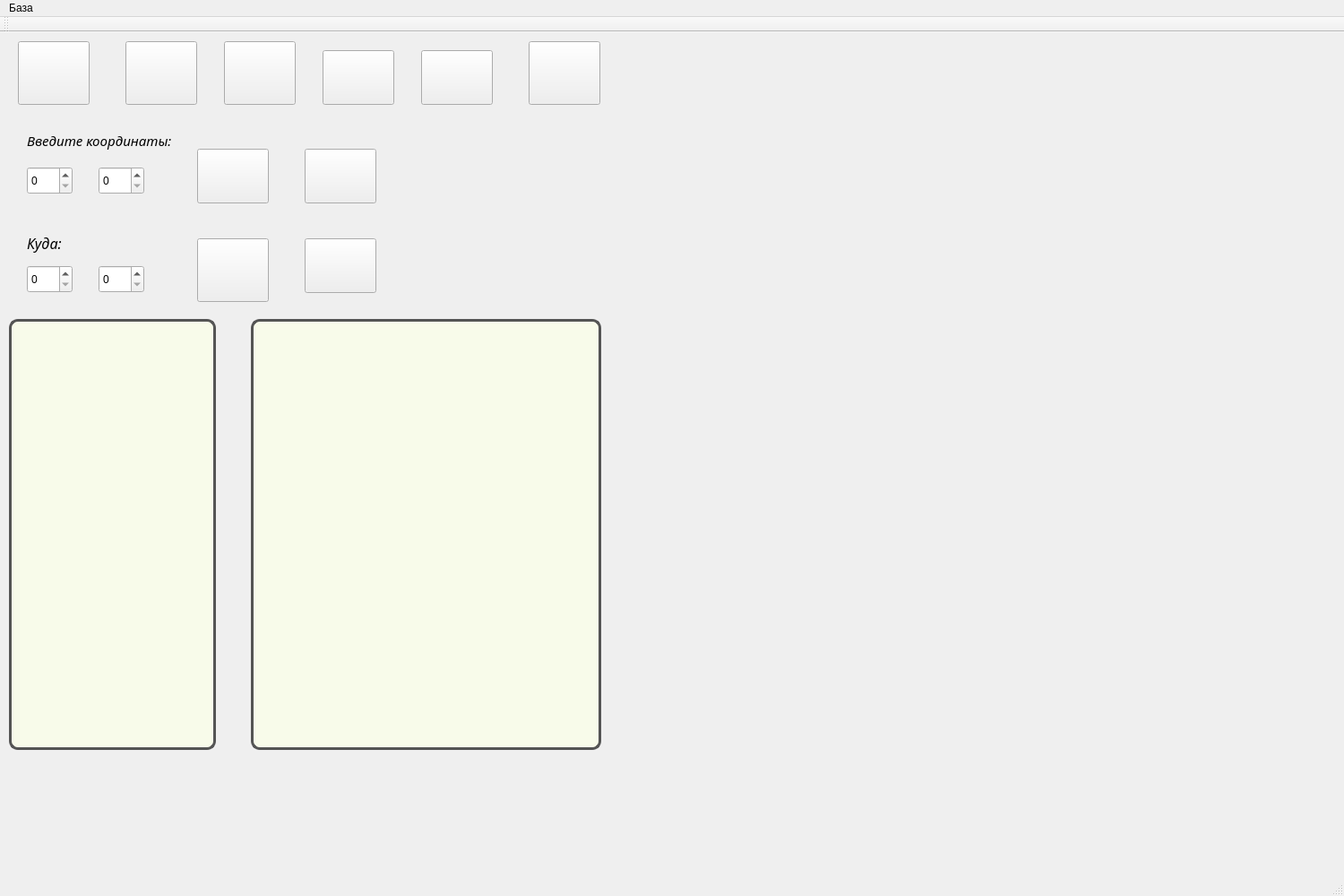
<?xml version="1.0" encoding="UTF-8"?>
<ui version="4.0">
 <class>MainWindow</class>
 <widget class="QMainWindow" name="MainWindow">
  <property name="geometry">
   <rect>
    <x>0</x>
    <y>0</y>
    <width>1500</width>
    <height>1000</height>
   </rect>
  </property>
  <property name="windowTitle">
   <string>MainWindow</string>
  </property>
  <widget class="QWidget" name="centralWidget">
   <widget class="QPushButton" name="add_green_dr">
    <property name="geometry">
     <rect>
      <x>20</x>
      <y>10</y>
      <width>80</width>
      <height>71</height>
     </rect>
    </property>
    <property name="cursor">
     <cursorShape>PointingHandCursor</cursorShape>
    </property>
    <property name="toolTip">
     <string>&lt;!DOCTYPE HTML PUBLIC &quot;-//W3C//DTD HTML 4.0//EN&quot; &quot;http://www.w3.org/TR/REC-html40/strict.dtd&quot;&gt;
&lt;html&gt;&lt;head&gt;&lt;meta name=&quot;qrichtext&quot; content=&quot;1&quot; /&gt;&lt;style type=&quot;text/css&quot;&gt;
p, li { white-space: pre-wrap; }
&lt;/style&gt;&lt;/head&gt;&lt;body style=&quot; font-family:'Georgia Pro Cond Light'; font-size:8pt; font-weight:400; font-style:normal;&quot;&gt;
&lt;p style=&quot; margin-top:12px; margin-bottom:12px; margin-left:0px; margin-right:0px; -qt-block-indent:0; text-indent:0px; background-color:#e9e8e4;&quot;&gt;&lt;span style=&quot; background-color:#e9e8e4;&quot;&gt;Добавить зеленого дракона&lt;/span&gt;&lt;/p&gt;&lt;/body&gt;&lt;/html&gt;</string>
    </property>
    <property name="styleSheet">
     <string notr="true">border-image:url(:/icons/1108_s.png)</string>
    </property>
    <property name="text">
     <string/>
    </property>
   </widget>
   <widget class="QPushButton" name="add_red_dr">
    <property name="geometry">
     <rect>
      <x>140</x>
      <y>10</y>
      <width>80</width>
      <height>71</height>
     </rect>
    </property>
    <property name="cursor">
     <cursorShape>PointingHandCursor</cursorShape>
    </property>
    <property name="toolTip">
     <string>&lt;!DOCTYPE HTML PUBLIC &quot;-//W3C//DTD HTML 4.0//EN&quot; &quot;http://www.w3.org/TR/REC-html40/strict.dtd&quot;&gt;
&lt;html&gt;&lt;head&gt;&lt;meta name=&quot;qrichtext&quot; content=&quot;1&quot; /&gt;&lt;style type=&quot;text/css&quot;&gt;
p, li { white-space: pre-wrap; }
&lt;/style&gt;&lt;/head&gt;&lt;body style=&quot; font-family:'Georgia Pro Cond Light'; font-size:8pt; font-weight:400; font-style:normal;&quot;&gt;
&lt;p style=&quot; margin-top:12px; margin-bottom:12px; margin-left:0px; margin-right:0px; -qt-block-indent:0; text-indent:0px; background-color:#e9e8e4;&quot;&gt;&lt;span style=&quot; background-color:#e9e8e4;&quot;&gt;Добавить красного дракона&lt;/span&gt;&lt;/p&gt;&lt;/body&gt;&lt;/html&gt;</string>
    </property>
    <property name="styleSheet">
     <string notr="true">border-image:url(:/icons/1118_s.png)</string>
    </property>
    <property name="text">
     <string/>
    </property>
   </widget>
   <widget class="QTextEdit" name="print">
    <property name="geometry">
     <rect>
      <x>10</x>
      <y>320</y>
      <width>231</width>
      <height>481</height>
     </rect>
    </property>
    <property name="styleSheet">
     <string notr="true">border-radius: 10%;
border: 3px solid #545454;
background-color: #f8fbea;</string>
    </property>
   </widget>
   <widget class="QSpinBox" name="set_y">
    <property name="geometry">
     <rect>
      <x>110</x>
      <y>150</y>
      <width>51</width>
      <height>31</height>
     </rect>
    </property>
   </widget>
   <widget class="QSpinBox" name="set_x">
    <property name="geometry">
     <rect>
      <x>30</x>
      <y>150</y>
      <width>51</width>
      <height>31</height>
     </rect>
    </property>
   </widget>
   <widget class="QLabel" name="label">
    <property name="geometry">
     <rect>
      <x>30</x>
      <y>105</y>
      <width>241</width>
      <height>31</height>
     </rect>
    </property>
    <property name="font">
     <font>
      <family>Georgia Pro Cond Light</family>
      <pointsize>11</pointsize>
      <italic>true</italic>
     </font>
    </property>
    <property name="text">
     <string>Введите координаты:</string>
    </property>
   </widget>
   <widget class="QPushButton" name="delete_item">
    <property name="geometry">
     <rect>
      <x>220</x>
      <y>130</y>
      <width>80</width>
      <height>61</height>
     </rect>
    </property>
    <property name="cursor">
     <cursorShape>PointingHandCursor</cursorShape>
    </property>
    <property name="toolTip">
     <string>&lt;!DOCTYPE HTML PUBLIC &quot;-//W3C//DTD HTML 4.0//EN&quot; &quot;http://www.w3.org/TR/REC-html40/strict.dtd&quot;&gt;
&lt;html&gt;&lt;head&gt;&lt;meta name=&quot;qrichtext&quot; content=&quot;1&quot; /&gt;&lt;style type=&quot;text/css&quot;&gt;
p, li { white-space: pre-wrap; }
&lt;/style&gt;&lt;/head&gt;&lt;body style=&quot; font-family:'Georgia Pro Cond Light'; font-size:8pt; font-weight:400; font-style:normal;&quot;&gt;
&lt;p style=&quot; margin-top:12px; margin-bottom:12px; margin-left:0px; margin-right:0px; -qt-block-indent:0; text-indent:0px; background-color:#e9e8e4;&quot;&gt;&lt;span style=&quot; background-color:#e9e8e4;&quot;&gt;Удалить юнита&lt;/span&gt;&lt;/p&gt;&lt;/body&gt;&lt;/html&gt;</string>
    </property>
    <property name="styleSheet">
     <string notr="true">border-image:url(:/icons/delete.png)</string>
    </property>
    <property name="text">
     <string/>
    </property>
   </widget>
   <widget class="QPushButton" name="move_unit">
    <property name="geometry">
     <rect>
      <x>220</x>
      <y>230</y>
      <width>80</width>
      <height>71</height>
     </rect>
    </property>
    <property name="cursor">
     <cursorShape>PointingHandCursor</cursorShape>
    </property>
    <property name="toolTip">
     <string>&lt;!DOCTYPE HTML PUBLIC &quot;-//W3C//DTD HTML 4.0//EN&quot; &quot;http://www.w3.org/TR/REC-html40/strict.dtd&quot;&gt;
&lt;html&gt;&lt;head&gt;&lt;meta name=&quot;qrichtext&quot; content=&quot;1&quot; /&gt;&lt;style type=&quot;text/css&quot;&gt;
p, li { white-space: pre-wrap; }
&lt;/style&gt;&lt;/head&gt;&lt;body style=&quot; font-family:'Georgia Pro Cond Light'; font-size:8pt; font-weight:400; font-style:normal;&quot;&gt;
&lt;p style=&quot; margin-top:12px; margin-bottom:12px; margin-left:0px; margin-right:0px; -qt-block-indent:0; text-indent:0px; background-color:#e9e8e4;&quot;&gt;&lt;span style=&quot; background-color:#e9e8e4;&quot;&gt;Переместить юнита&lt;/span&gt;&lt;/p&gt;&lt;/body&gt;&lt;/html&gt;</string>
    </property>
    <property name="styleSheet">
     <string notr="true">border-image:url(:/icons/move.png)</string>
    </property>
    <property name="text">
     <string/>
    </property>
   </widget>
   <widget class="QSpinBox" name="set_x1">
    <property name="geometry">
     <rect>
      <x>30</x>
      <y>260</y>
      <width>51</width>
      <height>31</height>
     </rect>
    </property>
   </widget>
   <widget class="QSpinBox" name="set_y1">
    <property name="geometry">
     <rect>
      <x>110</x>
      <y>260</y>
      <width>51</width>
      <height>31</height>
     </rect>
    </property>
   </widget>
   <widget class="QLabel" name="move_2">
    <property name="geometry">
     <rect>
      <x>30</x>
      <y>220</y>
      <width>191</width>
      <height>31</height>
     </rect>
    </property>
    <property name="font">
     <font>
      <family>Georgia Pro Cond Light</family>
      <pointsize>12</pointsize>
      <italic>true</italic>
     </font>
    </property>
    <property name="text">
     <string>Куда:</string>
    </property>
   </widget>
   <widget class="QTextEdit" name="print_item">
    <property name="geometry">
     <rect>
      <x>280</x>
      <y>320</y>
      <width>391</width>
      <height>481</height>
     </rect>
    </property>
    <property name="styleSheet">
     <string notr="true">border-radius: 10%;
border: 3px solid #545454;
background-color: #f8fbea;</string>
    </property>
   </widget>
   <widget class="QPushButton" name="add_war_fight">
    <property name="geometry">
     <rect>
      <x>250</x>
      <y>10</y>
      <width>80</width>
      <height>71</height>
     </rect>
    </property>
    <property name="cursor">
     <cursorShape>PointingHandCursor</cursorShape>
    </property>
    <property name="styleSheet">
     <string notr="true">border-image:url(:/icons/1095_s.png)</string>
    </property>
    <property name="text">
     <string/>
    </property>
   </widget>
   <widget class="QPushButton" name="add_war_ronin">
    <property name="geometry">
     <rect>
      <x>360</x>
      <y>20</y>
      <width>80</width>
      <height>61</height>
     </rect>
    </property>
    <property name="cursor">
     <cursorShape>PointingHandCursor</cursorShape>
    </property>
    <property name="styleSheet">
     <string notr="true">border-image:url(:/icons/1104_s.png)</string>
    </property>
    <property name="text">
     <string/>
    </property>
   </widget>
   <widget class="QPushButton" name="add_sen_fire">
    <property name="geometry">
     <rect>
      <x>470</x>
      <y>20</y>
      <width>80</width>
      <height>61</height>
     </rect>
    </property>
    <property name="cursor">
     <cursorShape>PointingHandCursor</cursorShape>
    </property>
    <property name="styleSheet">
     <string notr="true">border-image:url(:/icons/578_s.png)</string>
    </property>
    <property name="text">
     <string/>
    </property>
   </widget>
   <widget class="QPushButton" name="add_sen_lion">
    <property name="geometry">
     <rect>
      <x>590</x>
      <y>10</y>
      <width>80</width>
      <height>71</height>
     </rect>
    </property>
    <property name="cursor">
     <cursorShape>PointingHandCursor</cursorShape>
    </property>
    <property name="styleSheet">
     <string notr="true">border-image:url(:/icons/575_s.png)</string>
    </property>
    <property name="text">
     <string/>
    </property>
   </widget>
   <widget class="QPushButton" name="bonus">
    <property name="geometry">
     <rect>
      <x>340</x>
      <y>130</y>
      <width>80</width>
      <height>61</height>
     </rect>
    </property>
    <property name="cursor">
     <cursorShape>PointingHandCursor</cursorShape>
    </property>
    <property name="toolTip">
     <string>&lt;!DOCTYPE HTML PUBLIC &quot;-//W3C//DTD HTML 4.0//EN&quot; &quot;http://www.w3.org/TR/REC-html40/strict.dtd&quot;&gt;
&lt;html&gt;&lt;head&gt;&lt;meta name=&quot;qrichtext&quot; content=&quot;1&quot; /&gt;&lt;style type=&quot;text/css&quot;&gt;
p, li { white-space: pre-wrap; }
&lt;/style&gt;&lt;/head&gt;&lt;body style=&quot; font-family:'Georgia Pro Cond Light'; font-size:8pt; font-weight:400; font-style:normal;&quot;&gt;
&lt;p style=&quot; margin-top:12px; margin-bottom:12px; margin-left:0px; margin-right:0px; -qt-block-indent:0; text-indent:0px; background-color:#e9e8e4;&quot;&gt;&lt;span style=&quot; background-color:#e9e8e4;&quot;&gt;Добавить бонус&lt;/span&gt;&lt;/p&gt;&lt;/body&gt;&lt;/html&gt;</string>
    </property>
    <property name="styleSheet">
     <string notr="true">border-image: url(:/icons/bonus.png)</string>
    </property>
    <property name="text">
     <string/>
    </property>
   </widget>
   <widget class="QPushButton" name="attack">
    <property name="geometry">
     <rect>
      <x>340</x>
      <y>230</y>
      <width>80</width>
      <height>61</height>
     </rect>
    </property>
    <property name="cursor">
     <cursorShape>PointingHandCursor</cursorShape>
    </property>
    <property name="toolTip">
     <string>&lt;!DOCTYPE HTML PUBLIC &quot;-//W3C//DTD HTML 4.0//EN&quot; &quot;http://www.w3.org/TR/REC-html40/strict.dtd&quot;&gt;
&lt;html&gt;&lt;head&gt;&lt;meta name=&quot;qrichtext&quot; content=&quot;1&quot; /&gt;&lt;style type=&quot;text/css&quot;&gt;
p, li { white-space: pre-wrap; }
&lt;/style&gt;&lt;/head&gt;&lt;body style=&quot; font-family:'Georgia Pro Cond Light'; font-size:8pt; font-weight:400; font-style:normal;&quot;&gt;
&lt;p style=&quot; margin-top:12px; margin-bottom:12px; margin-left:0px; margin-right:0px; -qt-block-indent:0; text-indent:0px; background-color:#e9e8e4;&quot;&gt;&lt;span style=&quot; background-color:#e9e8e4;&quot;&gt;Атаковать&lt;/span&gt;&lt;/p&gt;&lt;/body&gt;&lt;/html&gt;</string>
    </property>
    <property name="styleSheet">
     <string notr="true">border-image:url(:/icons/attack.png)</string>
    </property>
    <property name="text">
     <string/>
    </property>
   </widget>
  </widget>
  <widget class="QMenuBar" name="menuBar">
   <property name="geometry">
    <rect>
     <x>0</x>
     <y>0</y>
     <width>1500</width>
     <height>17</height>
    </rect>
   </property>
   <widget class="QMenu" name="menu">
    <property name="title">
     <string>База</string>
    </property>
    <addaction name="separator"/>
    <addaction name="separator"/>
    <addaction name="action"/>
   </widget>
   <addaction name="menu"/>
  </widget>
  <widget class="QToolBar" name="mainToolBar">
   <attribute name="toolBarArea">
    <enum>TopToolBarArea</enum>
   </attribute>
   <attribute name="toolBarBreak">
    <bool>false</bool>
   </attribute>
  </widget>
  <widget class="QStatusBar" name="statusBar"/>
  <action name="action">
   <property name="icon">
    <iconset resource="pictures.qrc">
     <normaloff>:/icons/base.png</normaloff>:/icons/base.png</iconset>
   </property>
   <property name="text">
    <string>Состояние базы</string>
   </property>
  </action>
 </widget>
 <layoutdefault spacing="6" margin="11"/>
 <resources>
  <include location="pictures.qrc"/>
 </resources>
 <connections/>
</ui>
